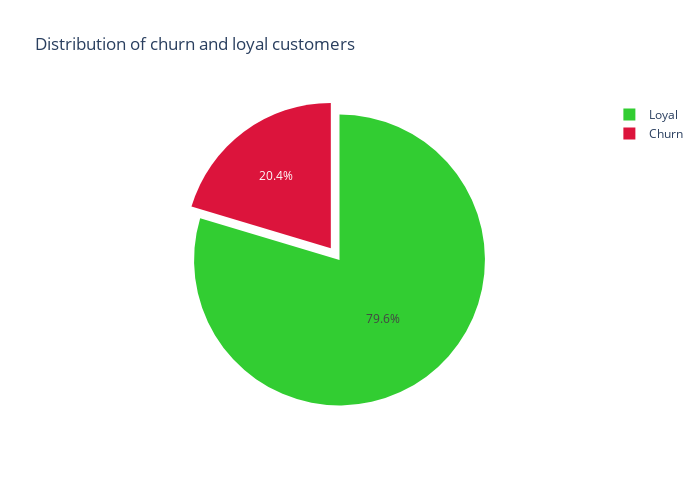

Notebook source saved alongside this figure:
### Markdown cell above
### 9.1. Каково соотношение ушедших и лояльных клиентов? Покажите это на графике и дайте комментарий по соотношению.

### Code cell
# строим график
fig = px.pie(
        data_frame=churn_df,                                            # DataFrame
        names=churn_df['Exited'].map({0: 'Loyal', 1: 'Churn'}),         # от чего зависит цвет
        height=500,                                                     # высота
        width=700,                                                      # ширина
        color_discrete_sequence=['LimeGreen', 'Crimson'],               # палитра цветов
        title='Distribution of churn and loyal customers',              # заголовок
)

# выделяем сектор
fig.update_traces(pull=[0.1, 0])

### Figure 1 — Plotly figure (JSON) as saved in the notebook; plotly's stock layout.template omitted (floating-point values rounded to 4 significant figures; data arrays with more than 128 entries replaced by an {"elided": "..."} marker saying what was removed)
{"data": [{"domain": {"x": [0, 1], "y": [0, 1]}, "hovertemplate": "label=%{label}<extra></extra>", "labels": {"elided": "10000 str values"}, "legendgroup": "", "name": "", "pull": [0.1, 0], "showlegend": true, "type": "pie"}], "layout": {"height": 500, "legend": {"tracegroupgap": 0}, "piecolorway": ["LimeGreen", "Crimson"], "title": {"text": "Distribution of churn and loyal customers"}, "width": 700}}
